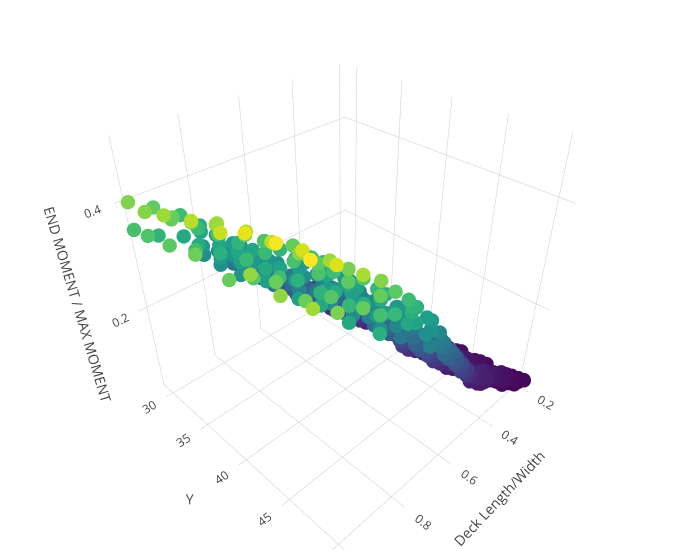

Source (notebook cell):
### Markdown cell above
Plot the PEM as a function of Aspect Ratio and something else.

### Code cell
x1=list(df4[df4.PR!="X"]['RA'])
y1=list(df4[df4.PR!="X"]['Y'])
z1=list(df4[df4.PR!="X"]['PEM'])
text1 = list(df4[df4.PR!="X"]['Model'])
trace1 = go.Scatter3d(
    x=x1,
    y=y1,
    z=z1,
    text = text1,
    mode='markers',
    hoverinfo='all',
    marker=dict(
        size=5,
        color=z1,                # set color to an array/list of desired values
        colorscale='Viridis',   # choose a colorscale
        opacity=1
    )
)
data = [trace1]
layout = go.Layout(
                    scene = dict(
                    xaxis = dict(
                        title='Deck Length/Width'),
                    yaxis = dict(
                        title='Y'),
                    zaxis = dict(
                        title='END MOMENT / MAX MOMENT'),),
                    width=700,
                    margin=dict(
                    r=20, b=10,
                    l=10, t=10)
                  )
fig = go.Figure(data=data, layout=layout)
py.iplot(fig)

### Figure 1 — Plotly figure (JSON) as saved in the notebook; plotly's stock layout.template omitted (floating-point values rounded to 4 significant figures; data arrays with more than 128 entries replaced by an {"elided": "..."} marker saying what was removed)
{"data": [{"hoverinfo": "all", "marker": {"color": {"elided": "588 float values"}, "colorscale": "Viridis", "opacity": 1, "size": 5}, "mode": "markers", "text": {"elided": "588 str values"}, "type": "scatter3d", "uid": "f982ddbd-1b37-4bb0-96e5-1f97114cdb97", "x": {"elided": "588 float values"}, "y": {"elided": "588 float values"}, "z": {"elided": "588 float values"}}], "layout": {"margin": {"b": 10, "l": 10, "r": 20, "t": 10}, "scene": {"xaxis": {"title": {"text": "Deck Length/Width"}}, "yaxis": {"title": {"text": "Y"}}, "zaxis": {"title": {"text": "END MOMENT / MAX MOMENT"}}}, "width": 700}}
